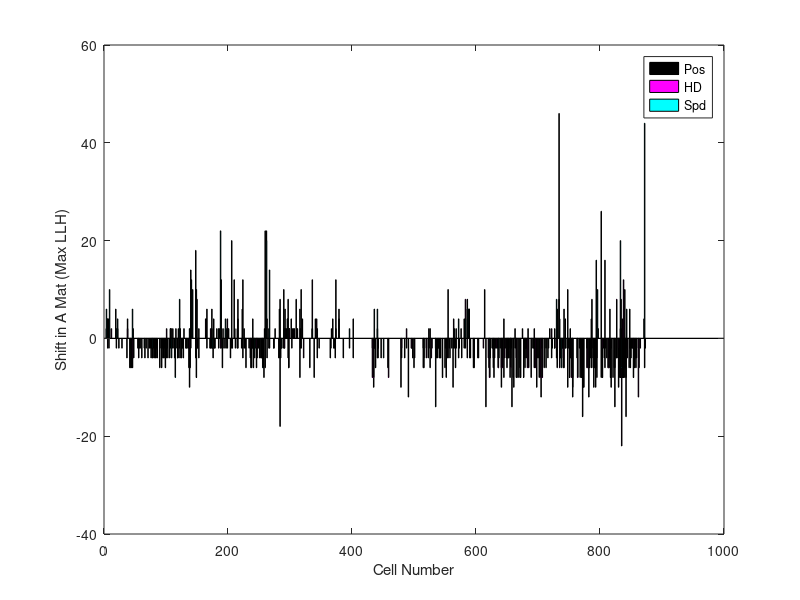
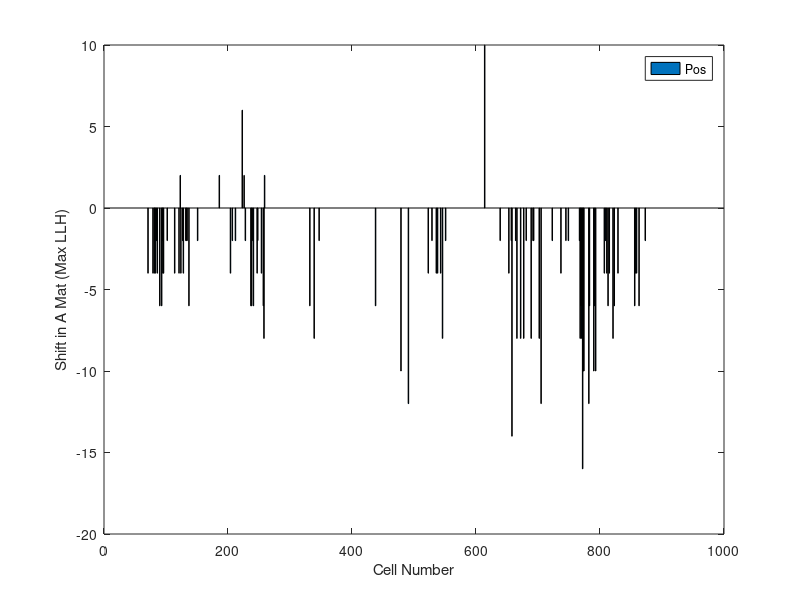
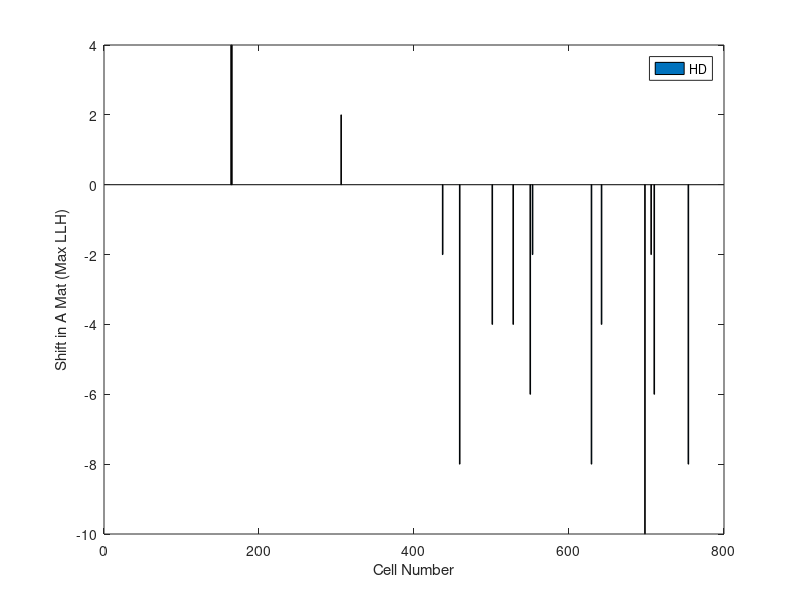
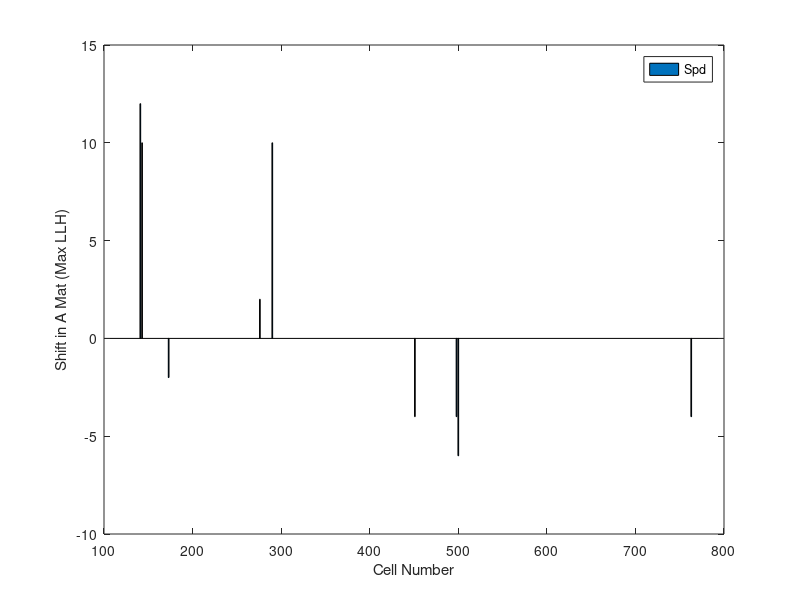

MATLAB code for these plots, in order: (Note: this script raises an error after producing the figures.)

%% load data

load('cellData_11_16_17Run.mat'); %loads the data into the workspace - this contains all of the cells

%load the cells of interest
load('encodingCells.mat');
%get rid of the crappy cells
encodingCells = encodingCells;

%find the indices of the significant p values for every shift

%preallocate for the significant p values and therefore shifts in the
%matrix

%% Find the significant shifts for each cell

SigAllVarShifts = AllVarShifts; %significant shifts

for i = encodingCells' %for all of the cells
   for j = numel(AllPShifts{i}) %for all the elements in the returned p vals
       if j > 0 %if there were any called shifts
            if AllPShifts{i}{j} > .05 %if the p value is not significant
                SigAllVarShifts{i}(j) = 0; %set the shift to zero
            end
       end
   end
end

%% remove empty cells

SigAllVarShiftsFilt = cell(numel(encodingCells),2); %preallocates
for k = 1:numel(encodingCells)
    SigAllVarShiftsFilt{k,2} = SigAllVarShifts{encodingCells(k)}; %in the filtered array, this will only contain non-empty vals
    SigAllVarShiftsFilt{k,1} = encodingCells(k); %places the cell name there
end

%% Count up the shifts across all cells

%here, we will plot the distribution of shifts, across all cells, for each
%of the variables: Pos, HD, and Spd

%first, filter out the empty variables

variables_allFilt = cell(numel(encodingCells),2); %preallocate for filtered variables

for i = 1:numel(encodingCells)
    variables_allFilt{i,2} = variables_all{encodingCells(i)}; %this will contain only non-empty vals
    variables_allFilt{i,1} = encodingCells(i); %puts the cell name there
end

%% organize cells into three different categories: those with Pos, HD, and Spd variables, and therefore shift data

posCells = cell(numel(encodingCells),2); %preallocate
hdCells = cell(numel(encodingCells),2);
spdCells = cell(numel(encodingCells),2);

%place the cell name and appropriate shift into the array

for f = 1:numel(encodingCells) %for all the number of cells
    for l = 1:numel(variables_allFilt{f,2}) %for all the elements in each variable cell
        if variables_allFilt{f,2}(l) == 1 %if it is Pos
            posCells{f,1} = SigAllVarShiftsFilt{f,1}; %put the cell name in the array
            posCells{f,2} = SigAllVarShiftsFilt{f,2}(l); %put the relevent shift in the array
        elseif variables_allFilt{f,2}(l) == 2 %if it is HD
            hdCells{f,1} = SigAllVarShiftsFilt{f,1}; %put the cell name into the array
            hdCells{f,2} = SigAllVarShiftsFilt{f,2}(l); %place relevant shifts in array
        elseif variables_allFilt{f,2}(l) == 3 %if it is Spd
            spdCells{f,1} = SigAllVarShiftsFilt{f,1}; %putt the cell name into array
            spdCells{f,2} = SigAllVarShiftsFilt{f,2}(l); %put the shift in array
        end
    end
end

%% Convert to matrix from cell array

posCells = cell2mat(posCells);
hdCells = cell2mat(hdCells);
spdCells = cell2mat(spdCells);

%% plot these data

figure(1);
bar(posCells(:,1),posCells(:,2),'FaceColor','k');
hold on
bar(hdCells(:,1),hdCells(:,2),'FaceColor','m');
hold on
bar(spdCells(:,1),spdCells(:,2),'FaceColor','c');
legend('Pos','HD','Spd');
xlabel('Cell Number');
ylabel('Shift in A Mat (Max LLH)');

%% examine relationships in cells between the different variables and their respective shifts\

%first, group cells based on the different possible models

posMod = cell(numel(encodingCells),2); %1
hdMod = cell(numel(encodingCells),2); %2 
spdMod = cell(numel(encodingCells),2); %3
posHdMod = cell(numel(encodingCells),2); %1 2
hdSpdMod = cell(numel(encodingCells),2); %2 3
posSpdMod = cell(numel(encodingCells),2); %1 3
posHdSpdMod = cell(numel(encodingCells),2); %1 2 3

%create arrays for the multiple models - hardcoded, but dependent on how
%the design matrix was created
ph = [1 2];
hs = [2 3];
ps = [1 3];
phs = [1 2 3];

for i = 1:numel(encodingCells)
    for j = 1:numel(variables_allFilt{i,2})
        if variables_allFilt{i,2}(j) == 4
            variables_allFilt{i,2}(j) = []; %gets rid of the theta model because we dont want it
            SigAllVarShiftsFilt{i,2}(j) = []; %gets rid of the theta shift, because we also don't want it
        end
    end
    if numel(variables_allFilt{i,2}) == 1 %if there is one variable in the model, do the next line
        if variables_allFilt{i,2} == 1
            posMod{i,1} = variables_allFilt{i,1};
            posMod{i,2} = SigAllVarShiftsFilt{i,2};
        elseif variables_allFilt{i,2} == 2
            hdMod{i,1} = variables_allFilt{i,1};
            hdMod{i,2} = SigAllVarShiftsFilt{i,2};
        elseif variables_allFilt{i,2} == 3
            spdMod{i,1} = variables_allFilt{i,1};
            spdMod{i,2} = SigAllVarShiftsFilt{i,2};
        end
    elseif numel(variables_allFilt{i,2}) == 2 %if there are two variables in the model, run these lines
        if variables_allFilt{i,2} == ph
            posHdMod{i,1} = variables_allFilt{i,1};
            posHdMod{i,2} = SigAllVarShiftsFilt{i,2};
        elseif variables_allFilt{i,2} == hs
            hdSpdMod{i,1} = variables_allFilt{i,1};
            hdSpdMod{i,2} = SigAllVarShiftsFilt{i,2};
        elseif variables_allFilt{i,2} == ps
            posSpdMod{i,1} = variables_allFilt{i,1};
            posSpdMod{i,2} = SigAllVarShiftsFilt{i,2};
        end
    elseif numel(variables_allFilt{i,2}) == 3 %if there are three variables in the model, run these
        if variables_allFilt{i,2} == phs 
            posHdSpdMod{i,1} = variables_allFilt{i,1};
            posHdSpdMod{i,2} = SigAllVarShiftsFilt{i,2};
        end
    end
end


%% get rid of the empty cells

%convert from cell array to matrix

posMod = cell2mat(posMod);
hdMod = cell2mat(hdMod);
spdMod = cell2mat(spdMod);
posHdMod = cell2mat(posHdMod);
hdSpdMod = cell2mat(hdSpdMod);
posSpdMod = cell2mat(posSpdMod);
posHdSpdMod = cell2mat(posHdSpdMod);

%%display the data

%first the position
figure(2);
bar(posMod(:,1),posMod(:,2));
xlabel('Cell Number');
ylabel('Shift in A Mat (Max LLH)');
legend('Pos');


%next, HD
figure(3);
bar(hdMod(:,1),hdMod(:,2));
xlabel('Cell Number');
ylabel('Shift in A Mat (Max LLH)');
legend('HD');

%next, spd
figure(4);
bar(spdMod(:,1),spdMod(:,2));
xlabel('Cell Number');
ylabel('Shift in A Mat (Max LLH)');
legend('Spd');


%next, posHd
figure(5);
%pos first
bar(posHdMod(:,1),posHdMod(:,2),'FaceColor','m');
hold on
%next, HD
bar(posHdMod(:,1),posHdMod(:,3),'FaceColor','g');
legend('Pos','HD');
hold off
xlabel('Cell Number');
ylabel('Shift in A Mat (Max LLH)');

%next, hdPsd
figure(6);
%hd firt
bar(hdSpdMod(:,1),hdSpdMod(:,2),'FaceColor','r');
hold on
%next, the Spd
bar(hdSpdMod(:,1),hdSpdMod(:,3),'FaceColor','c');
legend('HD','Spd');
hold off
xlabel('Cell Number');
ylabel('Shift in A Mat (Max LLH)');

%next, PosSpd
figure(7);
%first the pos
bar(posSpdMod(:,1),posSpdMod(:,2),'FaceColor','k');
hold on
%next the spd
bar(posSpdMod(:,1),posSpdMod(:,3),'FaceColor','b');
legend('Pos','Spd');
hold off
xlabel('Cell Number');
ylabel('Shift in A Mat (Max LLH)');

%last, the posHdSpd
figure(8);
%first the pos
bar(posHdSpdMod(:,1),posHdSpdMod(:,2),'FaceColor','g');
hold on
%next the Hd
bar(posHdSpdMod(:,1),posHdSpdMod(:,3),'FaceColor','r');
%next the spd
hold on
bar(posHdSpdMod(:,1),posHdSpdMod(:,4),'FaceColor','c');
legend('Pos','HD','Spd');
hold off
xlabel('Cell Number');
ylabel('Shift in A Mat (Max LLH)');

%% try to quantify the changes in each cell shift

%first, we are to show across all cell types, the distribution of the shift
%types for each variable

%here, this is just a plot of all the single variables (Pos, HD, Spd)
%pooled to represent the different shifts across the whole population of
%cells

figure(9);
histogram(posCells(:,2),'FaceColor','b','BinWidth',1) % a plot for the position
xlabel('Shift in Design Matrix');
ylabel('Number of cells');
legend('Pos (pooled models)');

figure(10);
histogram(hdCells(:,2),'FaceColor','c','BinWidth',1); %plot for the HD
xlabel('Shift in Design Matrix');
ylabel('Number of cells');
legend('HD (pooled models)');

figure(11);
histogram(spdCells(:,2),'FaceColor','r','BinWidth',1); %plot for the spd
xlabel('Shift in Design Matrix');
ylabel('Number of cells');
legend('Spd (pooled models)');

%next, it is of interest to do the same, but for the specific models

figure(12);
histogram(posMod(:,2),'FaceColor','g','BinWidth',1); %position only
xlabel('Shift in Design Matrix');
ylabel('Number of cells');
legend('Pos Model Cells');


figure(13);
histogram(hdMod(:,2),'FaceColor','k','BinWidth',1); %hd only
xlabel('Shift in Design Matrix');
ylabel('Number of cells');
legend('HD Model Cells');


figure(14);
histogram(spdMod(:,2),'FaceColor','m','BinWidth',1); %spd only
xlabel('Shift in Design Matrix');
ylabel('Number of cells');
legend('Spd Model Cells');

figure(15);
subplot(2,1,1)
histogram(posHdMod(:,2),'FaceColor','b','BinWidth',1); %pos 
xlabel('Shift in Design Matrix');
ylabel('Number of cells');
legend('Pos Shifts');
axis([-50 50 0 length(posHdMod(:,2))])
subplot(2,1,2)
histogram(posHdMod(:,3),'FaceColor','r','BinWidth',1); %HD
xlabel('Shift in Design Matrix');
ylabel('Number of cells');
legend('HD Shifts');
axis([-50 50 0 length(posHdMod(:,3))])



figure(16);
subplot(2,1,1)
histogram(hdSpdMod(:,2),'FaceColor','g','BinWidth',1); %hd 
xlabel('Shift in Design Matrix');
ylabel('Number of cells');
legend('HD Shift');
axis([-50 50 0 length(hdSpdMod(:,2))])
subplot(2,1,2)
histogram(hdSpdMod(:,3),'FaceColor','b','BinWidth',1); %spd
xlabel('Shift in Design Matrix');
ylabel('Number of cells');
legend('Spd Shift');
axis([-50 50 0 length(hdSpdMod(:,3))])



figure(17);
subplot(2,1,1)
histogram(posSpdMod(:,2),'FaceColor','r','BinWidth',1); %pos 
xlabel('Shift in Design Matrix');
ylabel('Number of cells');
legend('Pos Shift');
axis([-50 50 0 length(posSpdMod(:,2))])
subplot(2,1,2)
histogram(posSpdMod(:,3),'FaceColor','g','BinWidth',1); %Spd
xlabel('Shift in Design Matrix');
ylabel('Number of cells');
legend('Spd Shift');
axis([-50 50 0 length(posSpdMod(:,3))])


figure(18);
subplot(3,1,1)
histogram(posHdSpdMod(:,2),'FaceColor','c','BinWidth',1); % position
xlabel('Shift in Design Matrix');
ylabel('Number of cells');
legend('Pos Shift');
axis([-50 50 0 length(posHdSpdMod(:,2))])
subplot(3,1,2)
histogram(posHdSpdMod(:,3),'FaceColor','m','BinWidth',1); %HD
xlabel('Shift in Design Matrix');
ylabel('Number of cells');
legend('HD Shift');
axis([-50 50 0 length(posHdSpdMod(:,3))])
subplot(3,1,3);
histogram(posHdSpdMod(:,4),'FaceColor','g','BinWidth',1); %spd
xlabel('Shift in Design Matrix');
ylabel('Number of cells');
legend('Spd Shift');
axis([-50 50 0 length(posHdSpdMod(:,4))])

%figure out how many cells have shifts in opposing directions for each
%model with >2 variables

%look first in posHD

%preallocate to save numbers
OpShiftPosHd = [];

for i = 1:length(posHdMod)
    if posHdMod(i,2) > 0 && posHdMod(i,3) < 0 %basically, if there are opposite signs                                                                                   %for each variable, add the cell to the array
        OpShiftPosHd(end+1) = posHdMod(i,1); 
    elseif posHdMod(i,2) < 0 && posHdMod(i,3) > 0
        OpShiftPosHd(end+1) = posHdMod(i,1); 
    end
end

%last, count it up!
NumOpPosHd = numel(OpShiftPosHd);

%next, the HDspd

%preallocate
OpShiftHdSpd = [];

for i = 1:length(hdSpdMod)
    if hdSpdMod(i,2) > 0 && hdSpdMod(i,3) < 0
        OpShiftHdSpd(end+1) = hdSpdMod(i,1);
    elseif hdSpdMod(i,2) < 0 && hdSpdMod(i,3) > 0
        OpShiftHdSpd(end+1) = hdSpdMod(i,1);
    end
end

%count!
numOpHdSpd = numel(OpShiftHdSpd);

%next is the PosSpd model

%preallocate
OpShiftPosSpd = [];

for i = 1:length(posSpdMod)
    if posSpdMod(i,2) > 0 && posSpdMod(i,3) < 0
        OpShiftPosSpd(end+1) = posSpdMod(i,1);
    elseif posSpdMod(i,2) < 0 && posSpdMod(i,3) > 0
        OpShiftPosSpd(end+1) = posSpdMod(i,1);
    end
end

%count it up!!!
numOpPosSpd = numel(OpShiftPosSpd);

%last, the full model - need to test 1 2, 2 3, 1 3, twice
%for the purposes of this analysis, we will only look for the presence of
%two opposing shifts (ie two variables out of the three)

%preallocate
OpShiftPosHdSpd = [];

for i = 1:length(posHdSpdMod)
    if posHdSpdMod(i,2) > 0 && posHdSpdMod(i,3) < 0
        OpShiftPosHdSpd(end+1) = posHdSpdMod(i,1); %1 2 front
    elseif posHdSpdMod(i,2) < 0 && posHdSpdMod(i,3) > 0 
        OpShiftPosHdSpd(end+1) = posHdSpdMod(i,1); %1 2 back
    elseif posHdSpdMod(i,3) > 0 && posHdSpdMod(i,4) < 0
        OpShiftPosHdSpd(end+1) = posHdSpdMod(i,1); %2 3 front
    elseif posHdSpdMod(i,3) < 0 && posHdSpdMod(i,4) > 0 %2 3 back
        OpShiftPosHdSpd(end+1) = posHdSpdMod(i,1);
    elseif posHdSpdMod(i,2) > 0 && posHdSpdMod(i,4) < 0
        OpShiftPosHdSpd(end+1) = posHdSpdMod(i,1); % 1 3 fron
    elseif posHdSpdMod(i,2) < 0 && posHdSpdMod(i,4) > 0
        OpShiftPosHdSpd(end+1) = posHdSpdMod(i,1); %1 3 back
    end
end

%count!

numOpPosHdSpd = numel(OpShiftPosHdSpd);

%% statistically quantify difference in design matrix shifts

%quantify the extent that speed and position have opposite shifts - we will
%use a binomial test here
%we will assume that the expected outcome will be no shift - using the
%myBinomTest.m function from file exchange

%first, we will do position - here we will do the pooled models

[pPosPooled] = myBinomTest(numel(find(posCells(:,2)<0)),numel(posCells(:,2)),.5,'one');

[pHDPooled] = myBinomTest(numel(find(hdCells(:,2)<0)),numel(hdCells(:,2)),.5,'one');

[pSpdPooled] = myBinomTest(numel(find(spdCells(:,2)>0)),numel(spdCells(:,2)),.5,'one');









        
        
        

    












    
    








        
    
